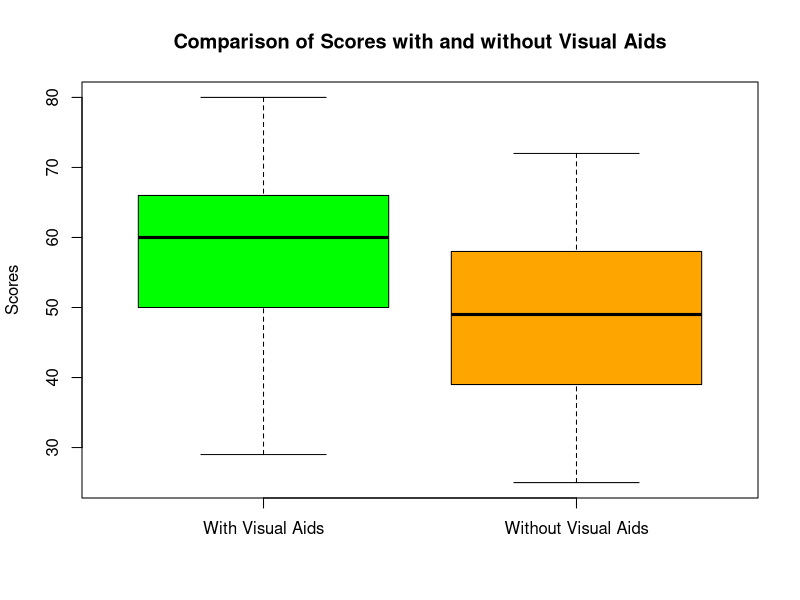

Recreate this plot in R.
# Create a vector for students' IDs
student_ids <- c(1:17)

# Create vectors for students' scores with and without visual aids
scores_no_aids <- c(50, 60, 58, 72, 36, 51, 49, 49, 25, 52, 41, 32, 58, 39, 25, 40, 61)
scores_with_aids <- c(58, 70, 60, 73, 40, 63, 54, 60, 29, 57, 66, 37, 50, 48, 80, 65, 70)

# Combine into a data frame
performance_scores <- data.frame(
  Students = student_ids,
  No_Visual_Aids = scores_no_aids,
  Visual_Aids = scores_with_aids
)

# Display the data frame
print(performance_scores)

# Load psych package or install if it's not already installed
if (!require("psych", quietly = TRUE)) {
  install.packages("psych", dependencies = TRUE)
  library(psych)
}

# Generate descriptive statistics for scores
stats_description <- describe(performance_scores[, c("No_Visual_Aids", "Visual_Aids")])
print(stats_description)

# Create boxplots for comparison
boxplot(performance_scores$Visual_Aids, performance_scores$No_Visual_Aids,
        names = c("With Visual Aids", "Without Visual Aids"),
        main = "Comparison of Scores with and without Visual Aids",
        ylab = "Scores",
        col = c("green", "orange"))

# Perform Kolmogorov-Smirnov normality tests against a normal distribution
ks_test_with <- ks.test(performance_scores$Visual_Aids, "pnorm", mean(performance_scores$Visual_Aids), sd(performance_scores$Visual_Aids))
ks_test_without <- ks.test(performance_scores$No_Visual_Aids, "pnorm", mean(performance_scores$No_Visual_Aids), sd(performance_scores$No_Visual_Aids))
print(ks_test_with)
print(ks_test_without)

# Decide which statistical test to use based on normality results
if (ks_test_with$p.value > 0.05 && ks_test_without$p.value > 0.05) {
  stats_test <- t.test(performance_scores$Visual_Aids, performance_scores$No_Visual_Aids, paired = TRUE)
} else {
  stats_test <- wilcox.test(performance_scores$Visual_Aids, performance_scores$No_Visual_Aids, paired = TRUE)
}

# Output the test results
if (exists("stats_test")) {
  print(stats_test)
} else {
  cat("Statistical test results are not available.\n")
}